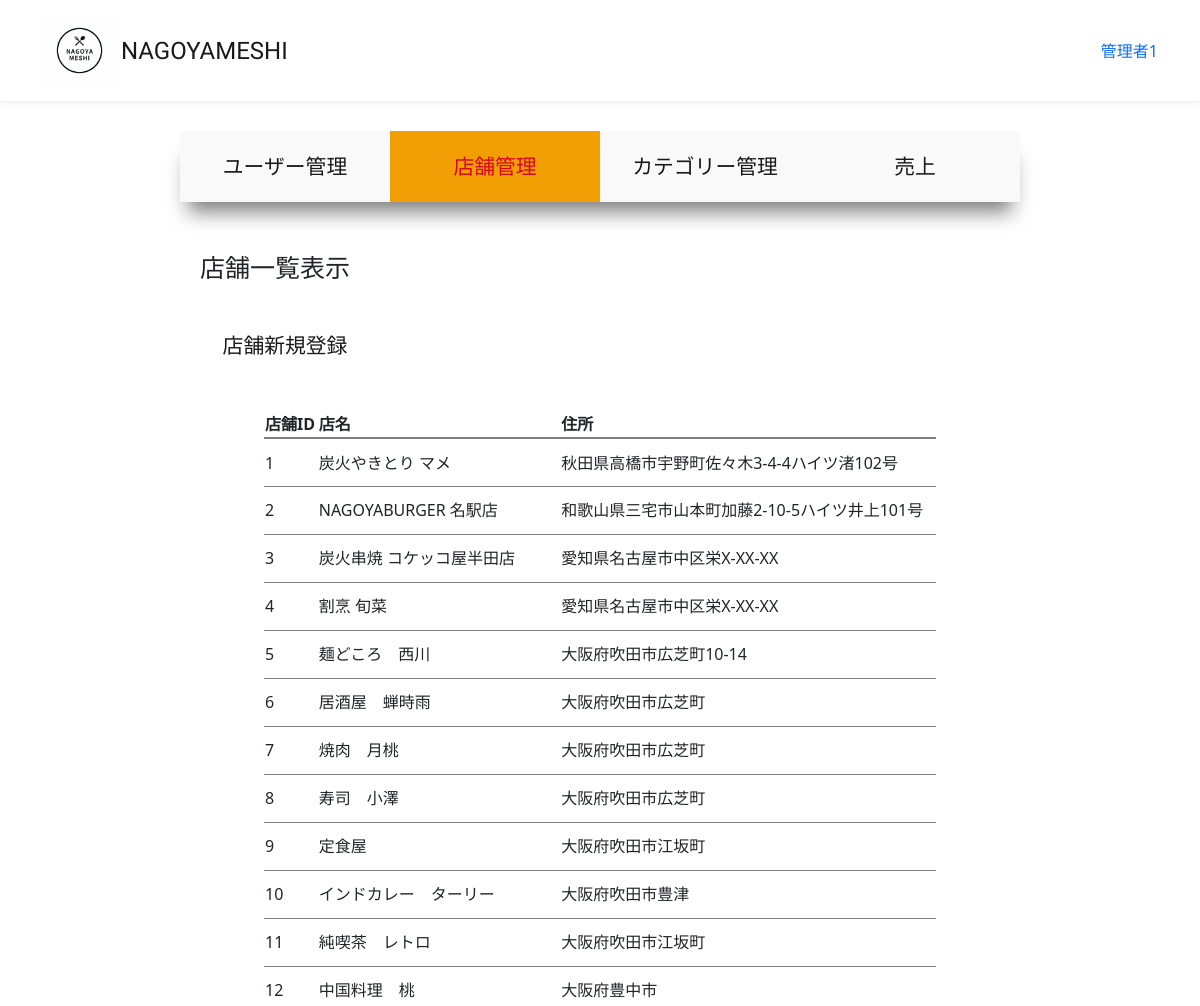
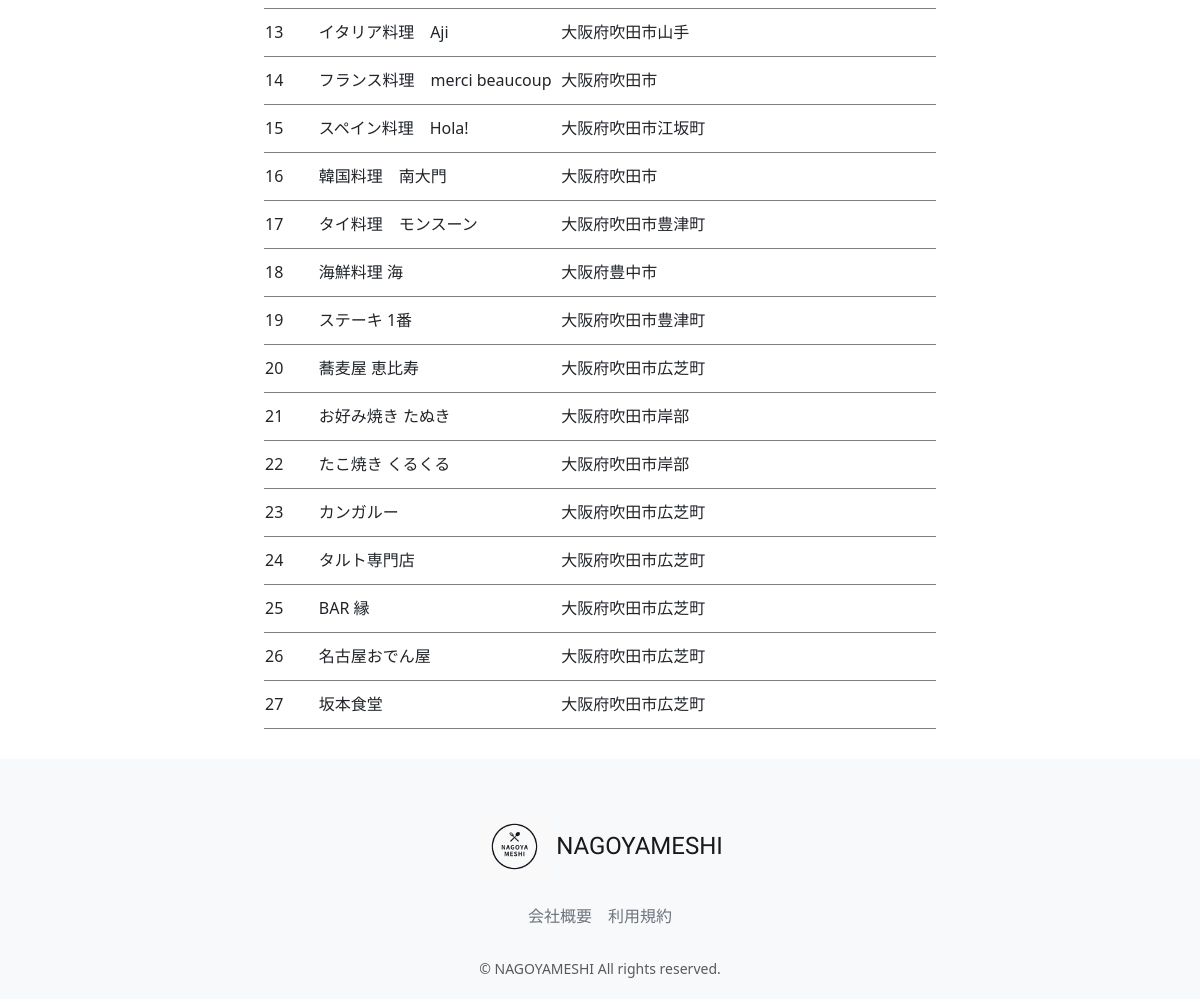
/accounts/management/restaurant-manage-list (signed in), run on the app's committed database (2 pictures, top to bottom).
### accounts/models.py (models this page shows, shortened)
class CustomUser(AbstractUser):
    user_name = models.CharField(max_length=128, null=True, blank=True,verbose_name='ユーザー名')
    hurigana = models.CharField(max_length=128, null=True, blank=True,verbose_name='フリガナ')
    zip_code = models.CharField(max_length=16, null=True, blank=True,verbose_name='郵便番号')
    address = models.CharField(max_length=255, null=True, blank=True,verbose_name='住所')
    phone_number = models.CharField(max_length=20, null=True, blank=True,verbose_name='電話番号')
    birthday = models.CharField(max_length=20, null=True, blank=True,verbose_name='誕生日')
    job = models.CharField(max_length=255, null=True, blank=True,verbose_name='職業')
    is_subscribed = models.BooleanField(default=False, verbose_name='有料会員')
    card_name = models.CharField(max_length=128, null=True, blank=True,verbose_name='カード名義')
    card_number = models.CharField(max_length=128, null=True, blank=True,verbose_name='カード番号')
    class Meta:
        verbose_name_plural = 'CustomUser'

### restaurant/models.py (models this page shows, shortened)
class Restaurant(models.Model):
    name = models.CharField(verbose_name='店舗名', max_length=64)
    description = models.CharField(verbose_name='説明', max_length=128)
    price = models.CharField(verbose_name='価格帯', max_length=32)
    zip_code = models.CharField(verbose_name='郵便番号', max_length=32)
    address = models.CharField(verbose_name='住所', max_length=128)
    business_time = models.CharField(verbose_name='営業時間', max_length=64)
    close_day_of_week = models.CharField(verbose_name='定休日', max_length=32)
    seats_number = models.CharField(verbose_name='座席数', max_length=32)
    category = models.ForeignKey(Category, verbose_name='カテゴリー', on_delete=models.PROTECT)
    rate = models.FloatField(verbose_name='レート', default=0.0)
    review_num = models.IntegerField(verbose_name='レビュー数', default=0)
    reservation_num = models.IntegerField(verbose_name='予約数', default=0)
    photo = models.ImageField(verbose_name='写真', blank=True, null=True)
    created_at = models.DateTimeField(verbose_name='作成日時', auto_now_add=True)
    updated_at = models.DateTimeField(verbose_name='更新日時', auto_now=True)
    class Meta:
        verbose_name_plural = 'Restaurant'

### accounts/views.py (the view)
# urls.py: path("management/restaurant-manage-list",views.ManagementRestaurantListView.as_view(), name="restaurant_manage_list"),
class ManagementRestaurantListView(onlyMnagementUserMixin, generic.ListView):
    template_name = "management/restaurant_manage_list.html"
    model = Restaurant
    def get_context_data(self, **kwargs):
        context = super().get_context_data(**kwargs)
        context["selected"] = "restaurant"
        return context

### accounts/mixins.py (called while the page is built)
    def test_func(self):
        user = self.request.user
        return user.is_staff

### accounts/templates/management/restaurant_manage_list.html (shortened to what this page needs)
{% extends "management/manage_base.html" %}
{% load static %}
{% block sub_content %}
  <h1>店舗一覧表示</h1>
  <a class="new" href="{% url 'restaurant_create' %}">店舗新規登録</a>
  <table class="manage_list">
    <thead>
      <th>店舗ID</th>
      <th>店名</th>
      <th>住所</th>
    </thead>
    <tbody>
      {% for restaurant in object_list %}
        <tr onclick="location.href='{% url 'restaurant_update' pk=restaurant.pk %}'">
            <td>{{ restaurant.pk }}</td>
            <td>{{ restaurant.name }}</td>
            <td>{{ restaurant.address }}</td>
        </tr>
      {% endfor %}
    </tbody>
  </table>
{% endblock %}

### restaurant/templates/layout/base.html (shortened to what this page needs)
{% load static %}
<!DOCTYPE html>
<html lang="ja">
  <head>
      <link href="https://cdn.jsdelivr.net/npm/bootstrap@5.3.3/dist/css/bootstrap.min.css" rel="stylesheet">
      <link href="{% static 'css/nagoyameshi.css' %}" rel="stylesheet">
  </head>
  <body>
    <div id="app" class="wrapper">
      <nav class="navbar navbar-expand-md navbar-light bg-white shadow-sm">
        <div class="container nagoyameshi-container">
          <a class="navbar-brand app-name" href="{% url 'top_page' %}">
            <div class="d-flex align-items-center">
              <img class="nagoyameshi-logo me-1" src="{% static 'images/logo/logo.png' %}" alt="nagoyameshi">NAGOYAMESHI</div>
          </a>
          <div class="collapse navbar-collapse" id="navbarSupportedContent">
            <ul class="navbar-nav ms-auto">
              {% if user.is_subscribed %}
                <li class="nav-item dropdown">
                  <a id="navbarDropdown" class="nav-linkdropdown-toggle" href="#" role="button" data-bs-toggle="dropdown" aria-haspopup="true" aria-expanded="false" v-pre>{{ user.user_name }}</a>
                  <div class="dropdown-menu dropdown-menu-end" aria-labelledby="navbarDropdown">
                    <a class="dropdown-item" href="{% url 'user_detail' user.id %}">会員情報</a>
                    <a class="dropdown-item" href="{% url 'reservation_list' %}">予約一覧</a>
                    <a class="dropdown-item" href="{% url 'favorite_list' %}">お気に入り一覧</a>
                    <a class="dropdown-item" href="{% url 'subscribe_payment' %}">お支払い方法</a>
                    <a class="dropdown-item" href="{% url 'subscribe_cancel' %}">有料プラン解約</a>
                      {% if user.is_staff %}
                        <a class ="dropdown-item"  href="{% url 'user_list' %}">サイト管理</a>
                      {% endif %}
                    <div class="dropdown-divider"></div>
                    <a class="dropdown-item" href="{% url 'account_logout' %}">ログアウト</a>
                  </div>
                </li>
              {% else %}
                {% if user.is_authenticated %}
                  <li class="nav-item dropdown">
                    <a id="navbarDropdown" class="nav-linkdropdown-toggle" href="#" role="button" data-bs-toggle="dropdown" aria-haspopup="true" aria-expanded="false" v-pre>{{ user.user_name }}</a>
                 </li>
                {% endif %}
              {% endif %}
            </ul>
          </div>
        </div>
      </nav>
    {% block content %}
    {% endblock %}
      <footer class="bg-light">
        <div class="d-flex justify-content-center footer-logo">
            <a class="navbar-brand app-name" href="{% url 'top_page' %}">
              <div class="d-flex align-items-center"><img class="nagoyameshi-logo me-1" src="{% static 'images/logo/footer_logo.png' %}" alt="nagoyameshi">NAGOYAMESHI</div>
            </a>
        </div>
        <div class="d-flex justify-content-center footer-link">
          <a href="{% url 'company_page' %}" class="link-secondary me-3">会社概要</a>
          <a href="{% url 'terms_page' %}" class="link-secondary">利用規約</a>
        </div>
        <p class="text-center text-muted small mb-0">&copy; NAGOYAMESHI All rights reserved.</p>
      </footer>
      </div>
  </body>
</html>

### static/css/nagoyameshi.css (style rules this page uses)
.wrapper { min-height: 100vh; position: relative; padding-bottom: 240px; box-sizing: border-box; }
.nagoyameshi-logo { height: 75px; }
.app-name { font-family: 'Carter One', cursive; font-size: 24px; color: #191919; }
footer { width: 100%; height: 240px; position: absolute; bottom: 0; padding: 50px 15px; }
.footer-logo { margin-bottom: 20px; }
.footer-link { margin-bottom: 30px; }
h1 { font-size: 1.5rem; }
a { text-decoration: none !important; }
.manage_main a { display: inline-block; width: 25%; height: 100%; text-align: center; font-size: 1.3rem; color: #191919; padding: 20px 20px; }
.manage_main h1 { padding-top: 50px; padding-bottom: 20px; padding-left: 20px; font-size: 25px; }
.manage_list { width: 80%; margin: 30px auto; }
.manage_list thead { border-bottom: 2px solid rgba(0, 0, 0, 0.5); }
.manage_list tbody tr { border-bottom: 1px solid rgba(0, 0, 0, 0.5); height: 3em; }
.new { display: block; padding:0px 0px 20px 500px; }

### data on the page
CustomUser: user_name "管理者1"
Restaurant: pk "1", name "炭火やきとり マメ", address "秋田県高橋市宇野町佐々木3-4-4ハイツ渚102号"
Restaurant: pk "2", name "NAGOYABURGER 名駅店", address "和歌山県三宅市山本町加藤2-10-5ハイツ井上101号"
Restaurant: pk "3", name "炭火串焼 コケッコ屋半田店", address "愛知県名古屋市中区栄X-XX-XX"
Restaurant: pk "4", name "割烹 旬菜", address "愛知県名古屋市中区栄X-XX-XX"
Restaurant: pk "5", name "麺どころ 西川", address "大阪府吹田市広芝町10-14"
Restaurant: pk "6", name "居酒屋 蝉時雨", address "大阪府吹田市広芝町"
Restaurant: pk "7", name "焼肉 月桃", address "大阪府吹田市広芝町"
Restaurant: pk "8", name "寿司 小澤", address "大阪府吹田市広芝町"
Restaurant: pk "9", name "定食屋", address "大阪府吹田市江坂町"
Restaurant: pk "10", name "インドカレー ターリー", address "大阪府吹田市豊津"
Restaurant: pk "11", name "純喫茶 レトロ", address "大阪府吹田市江坂町"
Restaurant: pk "12", name "中国料理 桃", address "大阪府豊中市"
Restaurant: pk "13", name "イタリア料理 Aji", address "大阪府吹田市山手"
Restaurant: pk "14", name "フランス料理 merci beaucoup", address "大阪府吹田市"
Restaurant: pk "15", name "スペイン料理 Hola!", address "大阪府吹田市江坂町"
Restaurant: pk "16", name "韓国料理 南大門", address "大阪府吹田市"
Restaurant: pk "17", name "タイ料理 モンスーン", address "大阪府吹田市豊津町"
Restaurant: pk "18", name "海鮮料理 海", address "大阪府豊中市"
Restaurant: pk "19", name "ステーキ 1番", address "大阪府吹田市豊津町"
Restaurant: pk "20", name "蕎麦屋 恵比寿", address "大阪府吹田市広芝町"
Restaurant: pk "21", name "お好み焼き たぬき", address "大阪府吹田市岸部"
Restaurant: pk "22", name "たこ焼き くるくる", address "大阪府吹田市岸部"
Restaurant: pk "23", name "カンガルー", address "大阪府吹田市広芝町"
Restaurant: pk "24", name "タルト専門店", address "大阪府吹田市広芝町"
Restaurant: pk "25", name "BAR 縁", address "大阪府吹田市広芝町"
Restaurant: pk "26", name "名古屋おでん屋", address "大阪府吹田市広芝町"
Restaurant: pk "27", name "坂本食堂", address "大阪府吹田市広芝町"
